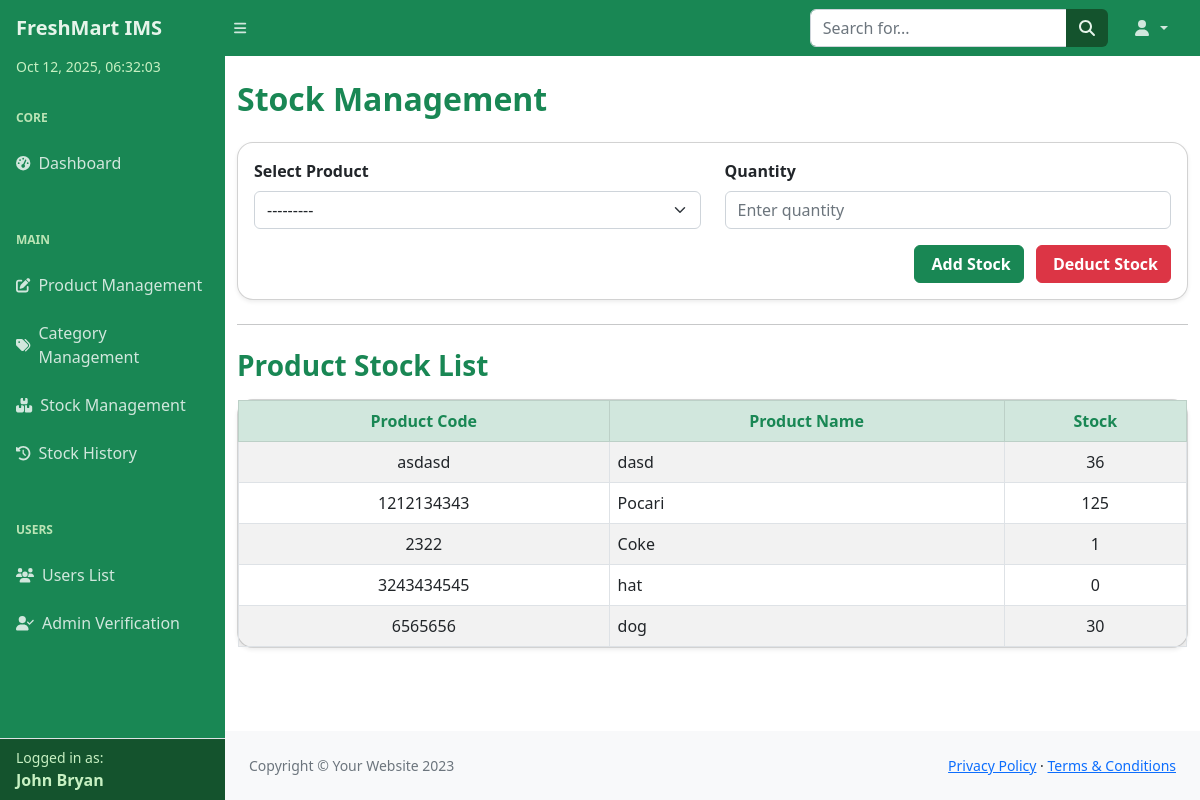
The page /inventory/stock/ (signed in) on the database as committed earlier.
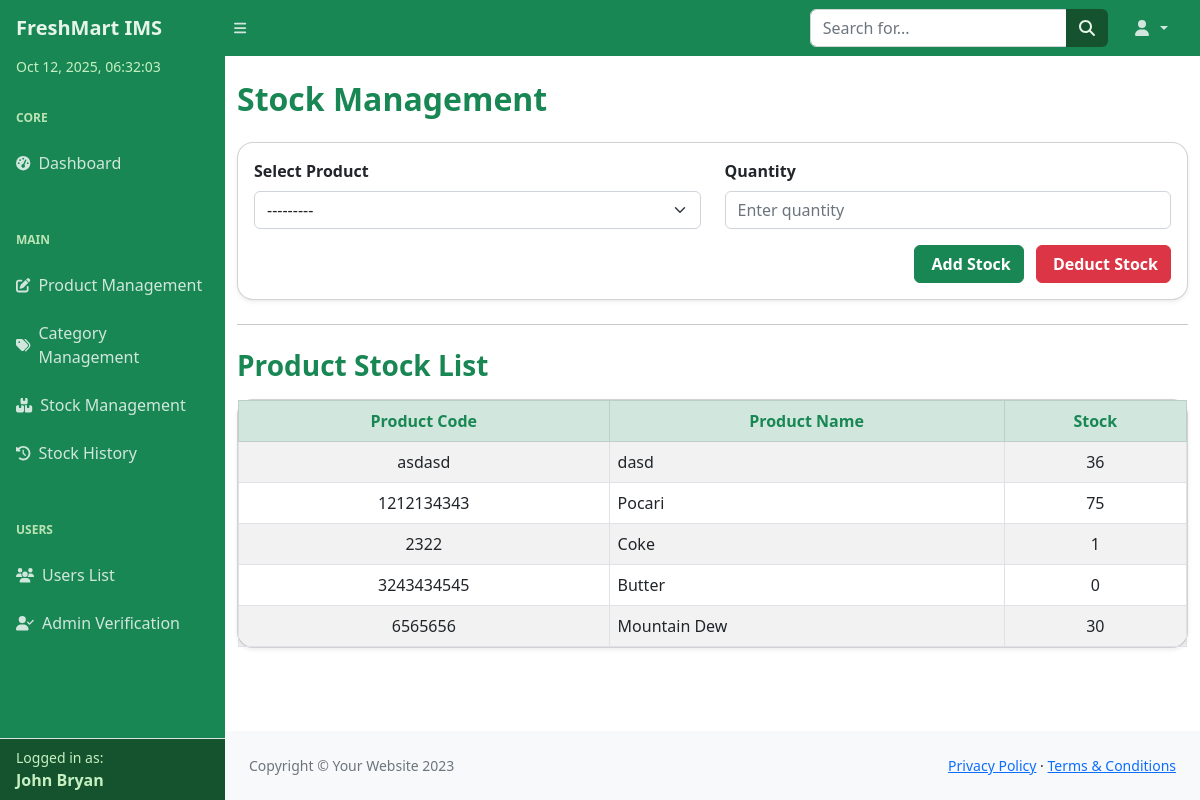
The same page on the database as committed later.
### inventory/models.py (models this page shows)
class InventoryItem(models.Model):
    product_name = models.CharField(max_length=100)
    product_code = models.CharField(max_length=50)
    description = models.TextField(blank=True)
    quantity_in_stock = models.IntegerField(default=0)
    price = models.DecimalField(max_digits=10, decimal_places=2)
    category = models.ForeignKey(Category, on_delete=models.SET_NULL, null=True, blank=True)
    created_at = models.DateTimeField(auto_now_add=True)
    updated_at = models.DateTimeField(auto_now=True)
    def __str__(self):
        return self.product_name

### inventory/views.py (the view)
# urls.py: path('stock/', views.stock_management, name='stock_management'),
@login_required
def stock_management(request):
    if request.method == 'POST':
        form = StockForm(request.POST)
        if form.is_valid():
            product = form.cleaned_data['product']
            quantity = form.cleaned_data['quantity']
            old_quantity = product.quantity_in_stock
            if 'add_stock' in request.POST:
                product.quantity_in_stock += quantity
                action = 'ADD'
                product.save()
                StockHistory.objects.create(
                    product=product,
                    old_quantity=old_quantity,
                    input_quantity=quantity,
                    new_quantity=product.quantity_in_stock,
                    action=action
                )
                messages.success(request, f"{quantity} added to {product.product_name} stock.")
            elif 'deduct_stock' in request.POST:
                if quantity > product.quantity_in_stock:
                    messages.error(request, f"Cannot deduct {quantity} from {product.product_name}. Only {product.quantity_in_stock} in stock.")
                else:
                    product.quantity_in_stock -= quantity
                    action = 'DEDUCT'
                    product.save()
                    StockHistory.objects.create(
                        product=product,
                        old_quantity=old_quantity,
                        input_quantity=quantity,
                        new_quantity=product.quantity_in_stock,
                        action=action
                    )
                    messages.success(request, f"{quantity} deducted from {product.product_name} stock.")
            return redirect('stock_management')
    else:
        form = StockForm()
    products = InventoryItem.objects.all()
    return render(request, 'inventory/stock_management.html', {
        'form': form,
        'products': products
    })

### inventory/forms.py
class StockForm(forms.Form):
    product = forms.ModelChoiceField(
        queryset=InventoryItem.objects.all(),
        widget=forms.Select(attrs={'class': 'form-control'}),
        label="Select Product"
    )
    quantity = forms.IntegerField(
        min_value=1,
        widget=forms.NumberInput(attrs={'class': 'form-control', 'placeholder': 'Enter quantity'}),
        label="Quantity"
    )

### templates/inventory/stock_management.html (shortened to what this page needs)
 {% load widget_tweaks %}
{% include "partials/header.html" %}
<body class="sb-nav-fixed">
{% include "partials/navbar.html" %}
<div id="layoutSidenav">
    {% include "partials/sidebar.html" %}
    <div id="layoutSidenav_content">
        <main>
            <div class="container mt-4">
                <h2 class="mb-4 fw-bold text-success">Stock Management</h2>
                {% if request.user.is_authenticated and request.user.userprofile.role == 'Admin' %}
                <div class="card shadow-sm rounded-4 mb-4">
                    <div class="card-body">
                        <form method="POST" class="row g-4">
                            <div class="col-md-6">
                                <label for="{{ form.product.id_for_label }}" class="form-label fw-semibold">{{ form.product.label }}</label>
                                {{ form.product|add_class:"form-select" }}
                            </div>
                            <div class="col-md-6">
                                <label for="{{ form.quantity.id_for_label }}" class="form-label fw-semibold">{{ form.quantity.label }}</label>
                                {{ form.quantity|add_class:"form-control" }}
                            </div>
                            <div class="col-12 text-end mt-3">
                                <button type="submit" name="add_stock" class="btn btn-success me-2 fw-semibold">
                                     Add Stock
                                </button>
                                <button type="submit" name="deduct_stock" class="btn btn-danger fw-semibold">
                                     Deduct Stock
                                </button>
                            </div>
                        </form>
                    </div>
                </div>
                {% endif %}
                <hr>
                <h3 class="mt-4 mb-3 fw-semibold text-success">Product Stock List</h3>
                <div class="card shadow-sm rounded-4">
                    <div class="card-body p-0">
                        <div class="table-responsive">
                            <table class="table table-bordered table-striped table-hover mb-0">
                                <thead class="table-success text-success text-center align-middle">
                                    <tr>
                                        <th>Product Code</th>
                                        <th>Product Name</th>
                                        <th>Stock</th>
                                    </tr>
                                </thead>
                                <tbody>
                                    {% for item in products %}
                                    <tr class="text-center align-middle">
                                        <td>{{ item.product_code }}</td>
                                        <td class="text-start">{{ item.product_name }}</td>
                                        <td>{{ item.quantity_in_stock }}</td>
                                    </tr>
                                    {% empty %}
                                    <tr>
                                        <td colspan="3" class="text-center text-muted fst-italic py-4">
                                            No products available.
                                        </td>
                                    </tr>
                                    {% endfor %}
                                </tbody>
                            </table>
                        </div>
                    </div>
                </div>
            </div>
        </main>
        {% include "partials/footer.html" %}
    </div>
</div>
</body>
</html>

Rows that differ between the two databases and show on the page:
changed InventoryItem "Pocari": quantity_in_stock "125" → "75"
changed InventoryItem: product_name "hat" → "Butter"
changed InventoryItem: product_name "dog" → "Mountain Dew"
